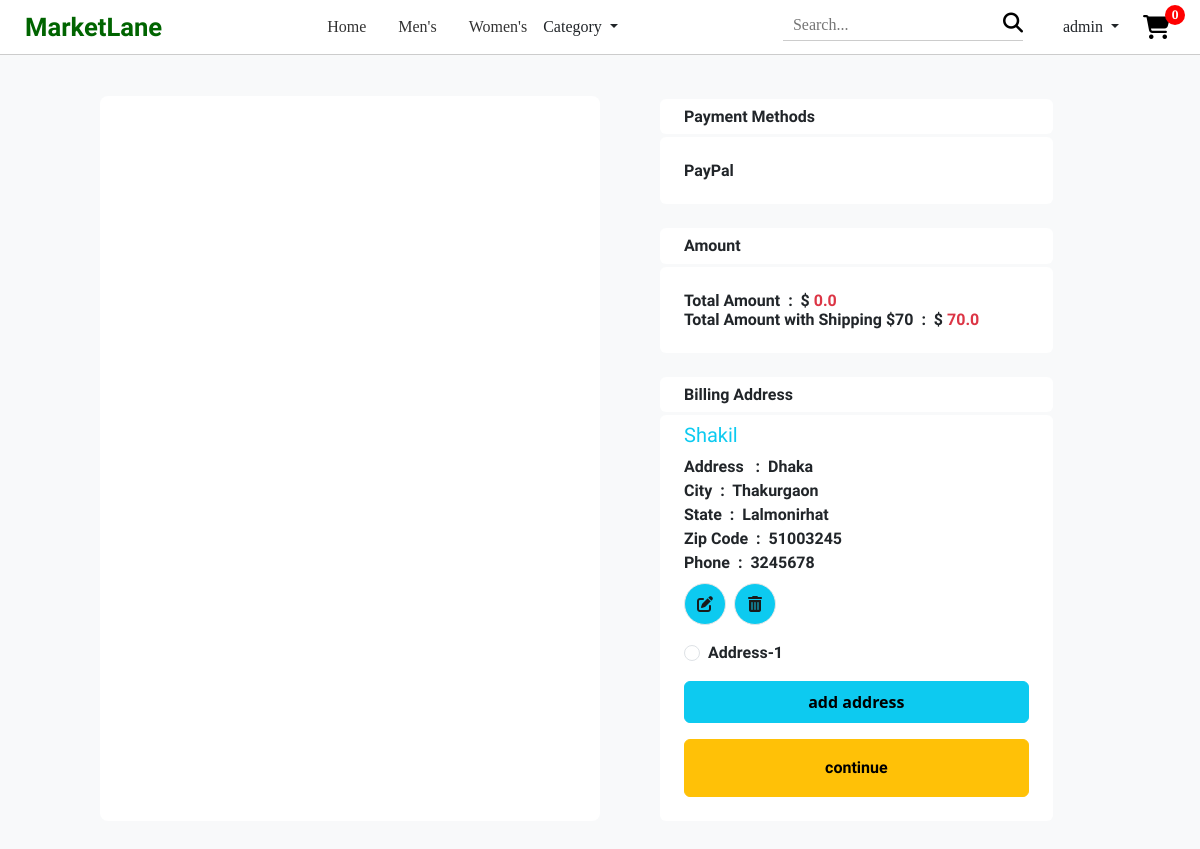
/checkout/ (signed in), run on an earlier commit of the app's database.
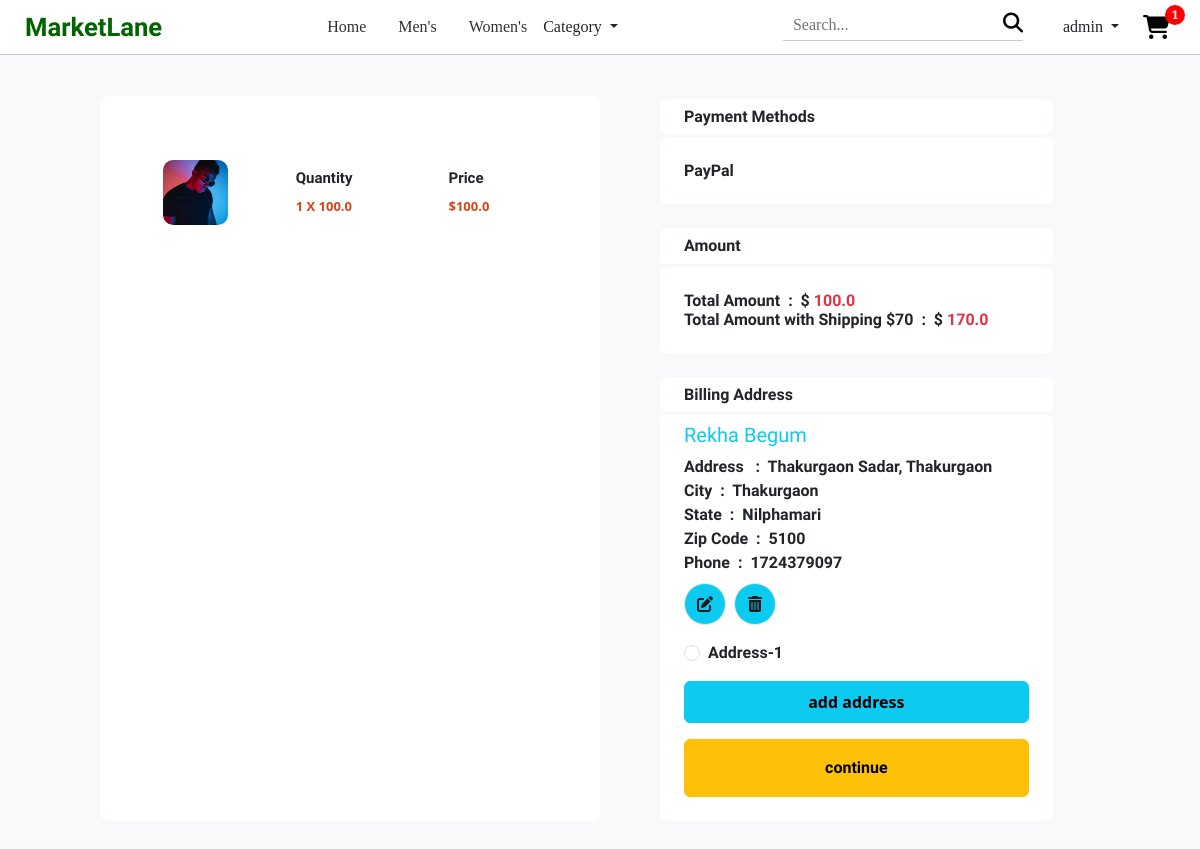
And on a later commit of the database.
### core/models.py (models this page shows, shortened)
class CustomerAddress(models.Model):
    STATE_CHOICES = [
        ('Rajshahi', (
                ('Bogra', 'Bogra'),
                ('Joypurhat', 'Joypurhat'),
                ('Naogaon', 'Naogaon'),
                ('Natore', 'Natore'),('Chapainawabganj', 'Chapainawabganj'),
                ('Pabna', 'Pabna'),('Rajshahi', 'Rajshahi'),
                ('Sirajganj', 'Sirajganj'),
            )
        ),
        ('Rangpur', (
                ('Dinajpur', 'Dinajpur'),
                ('Gaibandha', 'Gaibandha'),
                ('Kurigram', 'Kurigram'),
                ('Lalmonirhat', 'Lalmonirhat'),
                ('Nilphamari', 'Nilphamari'),('Panchagarh', 'Panchagarh'),
                ('Rangpur', 'Rangpur'),('Thakurgaon', 'Thakurgaon'),
            )
        ),
        ('Sylhet', (
                ('Habiganj', 'Habiganj'),
                ('Maulvibazar', 'Maulvibazar'),
                ('Sunamganj', 'Sunamganj'),('Sylhet', 'Sylhet'),
            )
        ),
        ('Barisal', (
                ('Barguna', 'Barguna'),
                ('Barisal', 'Barisal'),
                ('Bhola', 'Bhola'),
                ('Jhalokati', 'Jhalokati'),
                ('Patuakhali', 'Patuakhali'),
                ('Pirojpur', 'Pirojpur'),
            )
        ),
        ('Chittagong', (
                ('Bandarban', 'Bandarban'),
                ('Brahmanbaria', 'Brahmanbaria'),
                ('Chandpur', 'Chandpur'),
                ('Chittagong', 'Chittagong'),
                ('Comilla', 'Comilla'),
                ('Cox\'s Bazar', 'Cox\'s Bazar'),
                ('Feni', 'Feni'),
                ('Khagrachhari', 'Khagrachhari'),
                ('Lakshmipur', 'Lakshmipur'),
                ('Noakhali', 'Noakhali'),
                ('Rangamati', 'Rangamati'),
            )
        ),
        ('Dhaka', (
                ('Dhaka', 'Dhaka'),
                ('Faridpur', 'Faridpur'),
                ('Gazipur', 'Gazipur'),
                ('Gopalganj', 'Gopalganj'),
                ('Kishoreganj', 'Kishoreganj'),
                ('Madaripur', 'Madaripur'),
                ('Manikganj', 'Manikganj'),
                ('Munshiganj', 'Munshiganj'),
                ('Narayanganj', 'Narayanganj'),
                ('Narsingdi', 'Narsingdi'),
                ('Rajbari', 'Rajbari'),
                ('Shariatpur', 'Shariatpur'),
                ('Tangail', 'Tangail'),
            )
        ),
        ('Khulna', (
                ('Bagerhat', 'Bagerhat'),
                ('Chuadanga', 'Chuadanga'),
                ('Jessore', 'Jessore'),
                ('Jhenaidah', 'Jhenaidah'),
                ('Khulna', 'Khulna'),
                ('Kushtia', 'Kushtia'),
                ('Magura', 'Magura'),
                ('Meherpur', 'Meherpur'),
                ('Narail', 'Narail'),
                ('Satkhira', 'Satkhira'),
            )
        ),
        ('Mymensingh',(
                ('Jamalpur', 'Jamalpur'),
                ('Mymensingh', 'Mymensingh'),
                ('Netrakona', 'Netrakona'),
                ('Sherpur', 'Sherpur'),
            )
        ),
        ('Rajshahi', (
                ('Bogra', 'Bogra'),
                ('Chapainawabganj', 'Chapainawabganj'),
                ('Joypurhat', 'Joypurhat'),
                ('Naogaon', 'Naogaon'),
                ('Natore', 'Natore'),
                ('Pabna', 'Pabna'),
            )
        ),
    ]
    customer = models.ForeignKey(User, on_delete=models.CASCADE)
    name = models.CharField(max_length=100)
    address = models.CharField(max_length=200)
    city = models.CharField(max_length=100)
    state = models.CharField(choices=STATE_CHOICES, max_length=15)
    zip_code = models.CharField(max_length=20)
    phone = models.IntegerField()

class ProductCart(models.Model):
    user = models.ForeignKey(User, on_delete=models.CASCADE)
    product = models.ForeignKey(Product, on_delete=models.CASCADE)
    quantity = models.PositiveIntegerField(default=1)
    def get_total_cost(self):
        return self.quantity * self.product.selling_price

class Product(models.Model):
    title = models.CharField(max_length=100)
    selling_price = models.FloatField()
    discounted_price = models.FloatField(null=True, blank=True)
    description = models.TextField()
    category = models.CharField(choices=CATEGORY_CHOICES, max_length=2)
    gender = models.CharField(choices=GENDER_CHOICES, max_length=1)
    product_image = models.ImageField(upload_to='product images')

### core/views.py (the view)
# urls.py: path('checkout/', views.CheckoutView.as_view(), name='check_out'),
class CheckoutView(LoginRequiredMixin,View):
    login_url = reverse_lazy('user_login')
    def get(self, request, *args, **kwargs):
        cart = len(ProductCart.objects.filter(user=self.request.user))
        carts = ProductCart.objects.filter(user=request.user).order_by('-id')
        address = CustomerAddress.objects.filter(customer=request.user).order_by('-id')
        products_total_price = 0.0
        for obj in carts:
            products_total_price = products_total_price + obj.get_total_cost()
        products_total_price_with_shipping_price = products_total_price+70
        context = {
            'carts':carts,
            'address':address,
            'products_total_price':products_total_price,
            'products_total_price_with_shipping_price':products_total_price_with_shipping_price,
            'cart':cart
        }
        return render(request, 'core/check_out.html', context)

### core/templates/core/check_out.html (shortened to what this page needs)
{% extends "core/base.html" %}
{% load static %}
{% block css-link %}
  <link rel="stylesheet" href="{% static 'core/css/check_out.css' %}">
{% endblock css-link %}
{% block body-content %}
  <div class='bg'>
    <div class="container col-lg-10 col-md-12 mt-md-5 pb-5">
      <div class="row">
        <div class="col-lg-6 col-md-7 d-flex flex-column align-items-center pt-5 bg-white rounded-3 mt-5">
          {% for cart in carts %}
            <div class="product-checkout-banner ">
              <div class="product-image">
                <img src="{{cart.product.product_image.url}}" alt="Product Image">
              </div>
              <div class="product-in">
                <div class="d-flex align-items-baseline">
                  <div class="mx-md-5 mx-3">
                    <h2 class="fm-puff">Quantity</h2>
                    <p class="price">{{cart.quantity}} X {{cart.product.selling_price}}</p>
                  </div>
                  <div class="mx-md-5 mx-3">
                    <h2 class="fm-puff">Price</h2>
                    <p class="price">${{cart.get_total_cost}}</p>
                  </div>
                </div>
              </div>
            </div>
          {% endfor %}
        </div>
          <div class="col-md-5 ms-lg-5 mt-5">
            <h6 class="rounded-2 bg-white py-2 px-4 fw-bold fm-puff ">Payment Methods</h6>
            <h6 class="rounded-2 bg-white py-4 px-4 fw-bold fm-puff mb-4">PayPal</h6>
            <h6 class="rounded-2 bg-white py-2 px-4 fw-bold fm-puff ">Amount</h6>
            <h6 class="rounded-2 bg-white py-4 px-4 fw-bold fm-puff mb-4 d-flex flex-column">
              <p>Total Amount&nbsp : &nbsp$&nbsp<span class="text-danger">{{products_total_price}}</span> </p>
              <p>Total Amount with Shipping $70 &nbsp:&nbsp $&nbsp<span class="text-danger">{{products_total_price_with_shipping_price}}</span> </p>
            </h6>
            <h6 class="rounded-2 bg-white py-2 px-4 fw-bold fm-puff">Billing Address</h6>
            <div class="rounded-2 bg-white py-2 px-4 fw-semibold">
              <form action="/payment/done">
                {% for address in address %}
                <div class="billing-address fm-puff mb-3">
                  <h5 class="text-info">{{address.name|capfirst}}</h5>
                  <div class="d-flex flex-column align-items-start">
                    <p class="">Address &nbsp :&nbsp {{address.address}}</p>
                    <p class="">City &nbsp:&nbsp {{address.city}}</p>
                    <p class="">State &nbsp:&nbsp {{address.state}}</p>
                    <p class="">Zip Code &nbsp:&nbsp {{address.zip_code}}</p>
                    <p class="">Phone &nbsp:&nbsp {{address.phone}}</p>
                  </div>
                  <div class="address-actions">
                    <a class="btn-icon btn-edit bg-info text-decoration-none"><i class="fas fa-edit"></i></a>
                    <a href="{% url 'customer_address_del' address.id %}" class="btn-icon btn-delete bg-info mx-2 "><i
                        class="fas fa-trash-alt"></i></a>
                  </div>
                  <div class="form-check">
                    <input class="form-check-input" type="radio" name="add_id" id="address-{{forloop.counter}}"
                      value="{{address.id}}" required>
                    <label class="form-check-label" for="address-{{forloop.counter}}">
                      Address-{{forloop.counter}}
                    </label>
                  </div>
                </div>
                {% endfor %}
                <a href="{% url 'customer_address' %}" class="btn btn-info py-2 my-3 d-block fw-bold">add address</a>
                <button type="submit" class="btn btn-warning py-3 my-3 d-block fw-bold fm-puff w-100">continue</button>
              </form>
            </div>
          </div>
      </div>
    </div>
  </div>
{% endblock body-content %}

### core/templates/core/navbar.html (shortened to what this page needs)
<div class="nav">
    <a href="{% url 'home' %}" class="logo ">MarketLane</a>
    <div class="nav-a d-flex align-items-center list-unstyled">
        <a href="{% url 'home' %}">Home</a>
        <a href="{% url 'men_products' %}">Men's</a>
        <a href="{% url 'women_porducts' %}">Women's</a>
        <div class="dropdown">
            <a class="dropdown-toggle text-decoration-none text-dark" href="#" role="button" data-bs-toggle="dropdown" aria-expanded="false">
              Category
            </a>
        </div>
    </div>
    <div class="d-flex align-items-center">
        <div class="search-container">
            <input type="text" placeholder="Search...">
            <button type="submit"><i class="fa fa-search"></i></button>
        </div>
        <div class="nav-a">
            {% if request.user.is_authenticated %}
            <div class="dropdown mx-4">
                <a class="dropdown-toggle text-decoration-none text-dark" href="#" role="button" data-bs-toggle="dropdown" aria-expanded="false">
                  {{request.user}}
                </a>
            </div>
            {% else %}
            <a href="{% url 'user_registration' %}" class="d-inline mx-3 ">login/register</a>
            {% endif %}
        </div>
        {% if request.user.is_authenticated %}
        <a class="cart-icon" href="{% url 'product_cart' %}">
            <i class="fas fa-shopping-cart"></i>
            <span class="cart-count" id='cart-count'>{{cart}}</span>
        </a>
        {% endif %}
    </div>
</div>

What changed in the data, as far as the page shows it:
removed CustomerAddress: name "Shakil", address "Dhaka", city "Thakurgaon", state "Lalmonirhat", zip_code "51003245", phone "3245678"
added ProductCart: product.product_image (picture), quantity "1", product.selling_price "100.0", get_total_cost "100.0"
added CustomerAddress: name "Rekha Begum", address "Thakurgaon Sadar, Thakurgaon", city "Thakurgaon", state "Nilphamari", zip_code "5100", phone "1724379097"
Also different on the page:
{{ cart }}: "0" → "1"
{{ products_total_price }}: "0.0" → "100.0"
{{ products_total_price_with_shipping_price }}: "70.0" → "170.0"
